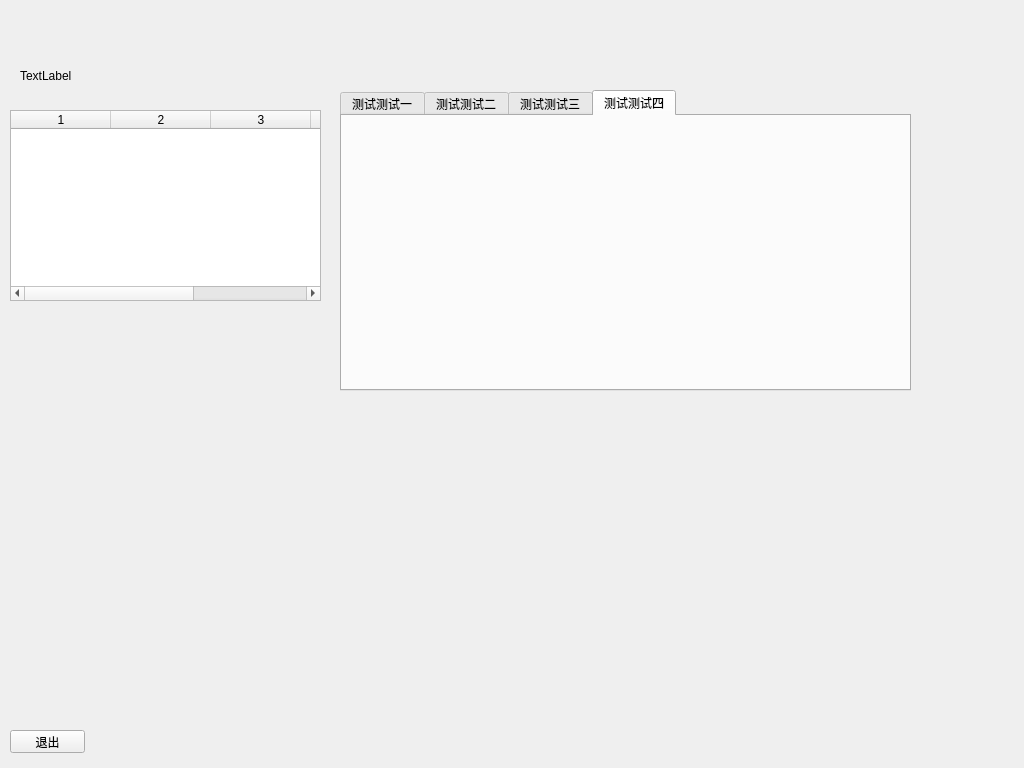
<?xml version="1.0" encoding="UTF-8"?>
<ui version="4.0">
 <class>MainFrameClass</class>
 <widget class="QWidget" name="MainFrameClass">
  <property name="geometry">
   <rect>
    <x>0</x>
    <y>0</y>
    <width>1024</width>
    <height>768</height>
   </rect>
  </property>
  <property name="windowTitle">
   <string>MainFrame</string>
  </property>
  <widget class="QTableWidget" name="tableWidget">
   <property name="geometry">
    <rect>
     <x>10</x>
     <y>110</y>
     <width>311</width>
     <height>191</height>
    </rect>
   </property>
   <property name="columnCount">
    <number>5</number>
   </property>
   <column/>
   <column/>
   <column/>
   <column/>
   <column/>
  </widget>
  <widget class="QTabWidget" name="tabWidget">
   <property name="geometry">
    <rect>
     <x>340</x>
     <y>90</y>
     <width>571</width>
     <height>301</height>
    </rect>
   </property>
   <property name="currentIndex">
    <number>3</number>
   </property>
   <widget class="QWidget" name="tab">
    <attribute name="title">
     <string>测试测试一</string>
    </attribute>
   </widget>
   <widget class="QWidget" name="tab_2">
    <attribute name="title">
     <string>测试测试二</string>
    </attribute>
   </widget>
   <widget class="QWidget" name="tab_3">
    <attribute name="title">
     <string>测试测试三</string>
    </attribute>
   </widget>
   <widget class="QWidget" name="tab_4">
    <attribute name="title">
     <string>测试测试四</string>
    </attribute>
   </widget>
  </widget>
  <widget class="QPushButton" name="pushButton_exit">
   <property name="geometry">
    <rect>
     <x>10</x>
     <y>730</y>
     <width>75</width>
     <height>23</height>
    </rect>
   </property>
   <property name="text">
    <string>退出</string>
   </property>
  </widget>
  <widget class="QLabel" name="label">
   <property name="geometry">
    <rect>
     <x>20</x>
     <y>70</y>
     <width>54</width>
     <height>12</height>
    </rect>
   </property>
   <property name="text">
    <string>TextLabel</string>
   </property>
  </widget>
 </widget>
 <layoutdefault spacing="6" margin="11"/>
 <resources/>
 <connections/>
</ui>
